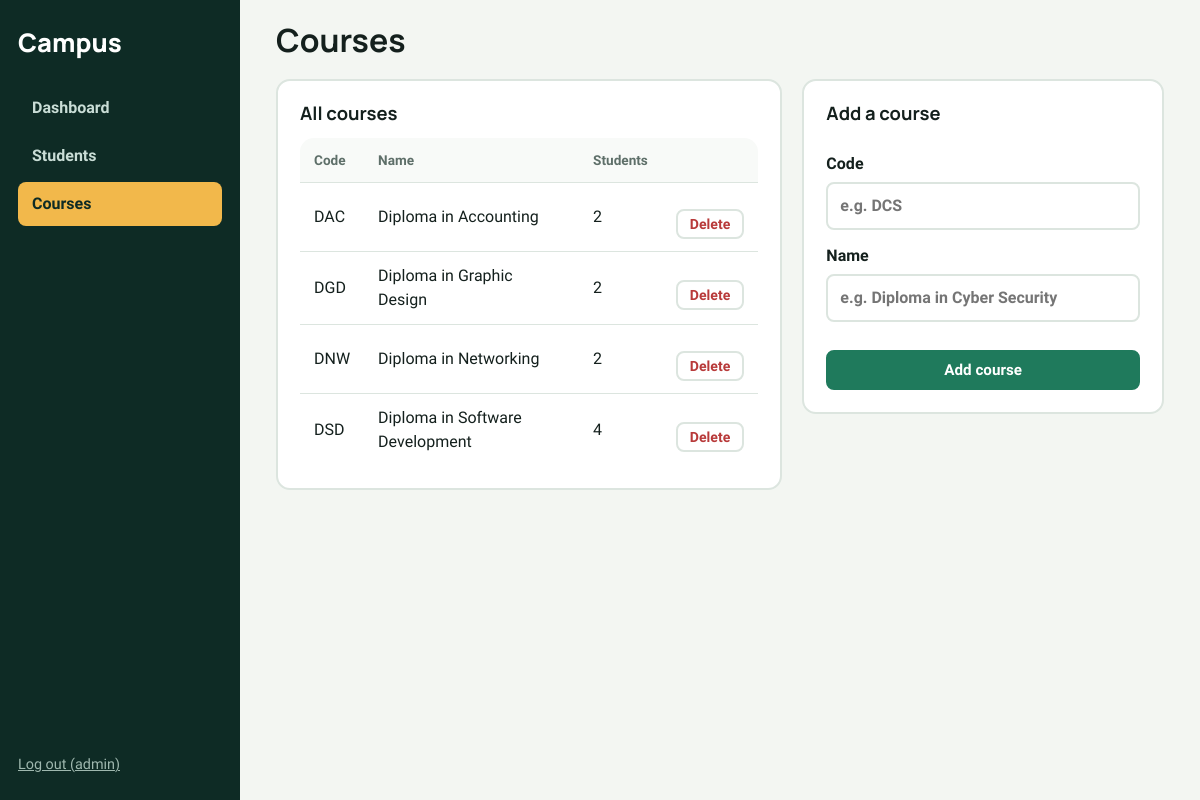
Screenshot of /courses.php (signed in) with the database file from the repository.
### tables this page shows
CREATE TABLE courses (
  id INT AUTO_INCREMENT PRIMARY KEY,
  code VARCHAR(12) NOT NULL UNIQUE,
  name VARCHAR(100) NOT NULL
);

### config.php (called while the page is built, shortened)
<?php
function e($s) { return htmlspecialchars((string)$s, ENT_QUOTES, 'UTF-8'); }

### courses.php (the view, shortened to what this page needs)
<?php
require 'includes/header.php';
$list = $pdo->query("SELECT c.*, COUNT(s.id) AS n FROM courses c LEFT JOIN students s ON s.course_id=c.id GROUP BY c.id ORDER BY c.name")->fetchAll();
?>
<div class="two-col">
  <section class="panel">
    <h2>All courses</h2>
    <table class="table">
      <thead><tr><th>Code</th><th>Name</th><th>Students</th><th></th></tr></thead>
      <tbody>
      <?php foreach ($list as $c): ?>
        <tr>
          <td data-label="Code"><?= e($c['code']) ?></td>
          <td data-label="Name"><?= e($c['name']) ?></td>
          <td data-label="Students"><?= (int)$c['n'] ?></td>
          <td class="actions">
            <form method="post" class="inline" data-confirm="Delete <?= e($c['name']) ?>?">
              <button class="btn btn-sm btn-danger" type="submit">Delete</button>
            </form>
          </td>
        </tr>
      <?php endforeach; ?>
      </tbody>
    </table>
  </section>
  <form method="post" class="form panel">
    <h2>Add a course</h2>
    <label>Code <input name="code" placeholder="e.g. DCS" required></label>
    <label>Name <input name="name" placeholder="e.g. Diploma in Cyber Security" required></label>
    <button class="btn btn-primary" type="submit">Add course</button>
  </form>
</div>
<?php require 'includes/footer.php'; ?>

### assets/style.css (style rules this page uses)
:root { --forest:#0E2B25; --forest-2:#17403A; --green:#1F7A5C; --green-d:#16604A; --amber:#F2B84B; --bg:#F3F6F2; --ink:#14201D; --muted:#5E6F69; --line:#DCE5DF; --danger:#B83A3A; --white:#fff; --r:14px; --r-sm:8px; --head:'Manrope','Segoe UI',system-ui,sans-serif; --body:'Source Sans 3','Segoe UI',system-ui,sans-serif; }
* { box-sizing:border-box }
body { margin:0;font-family:var(--body);background:var(--bg);color:var(--ink);line-height:1.5 }
h1,h2 { font-family:var(--head);margin:0;line-height:1.15 }
h2 { font-size:1.15rem;margin-bottom:14px }
.btn { display:inline-block;border:2px solid var(--line);background:#fff;color:var(--ink);font:600 .95rem var(--body);padding:9px 18px;border-radius:var(--r-sm);cursor:pointer;text-decoration:none }
.btn-primary { background:var(--green);border-color:var(--green);color:#fff }
.btn-danger { color:var(--danger) }
.btn-sm { padding:5px 12px;font-size:.88rem }
.two-col { display:grid;grid-template-columns:1.4fr 1fr;gap:20px;align-items:start }
.panel { background:#fff;border-radius:var(--r);padding:22px;border:2px solid var(--line) }
.panel .btn { margin-top:14px }
input,select,textarea { font:inherit;padding:10px 12px;border:2px solid var(--line);border-radius:var(--r-sm);background:#fff;color:var(--ink);width:100% }
.table { width:100%;border-collapse:collapse;background:#fff;border-radius:var(--r);overflow:hidden;border:2px solid var(--line) }
.table th { text-align:left;font-size:.85rem;color:var(--muted);padding:12px 14px;background:#F8FAF8 }
.table td { padding:12px 14px;border-top:1px solid var(--line);vertical-align:middle }
.panel .table { border:0 }
.actions { white-space:nowrap;text-align:right }
.inline { display:inline }
.form { display:grid;gap:14px }
.form label { display:grid;gap:6px;font-weight:600 }

### rows the page displays
courses: code "DAC", name "Diploma in Accounting", n "2"
courses: code "DGD", name "Diploma in Graphic Design", n "2"
courses: code "DNW", name "Diploma in Networking", n "2"
courses: code "DSD", name "Diploma in Software Development", n "4"

### other values shown
$label "Dashboard"
$label "Students"
$label "Courses"
$_SESSION['user'] "admin"
$title "Courses"
